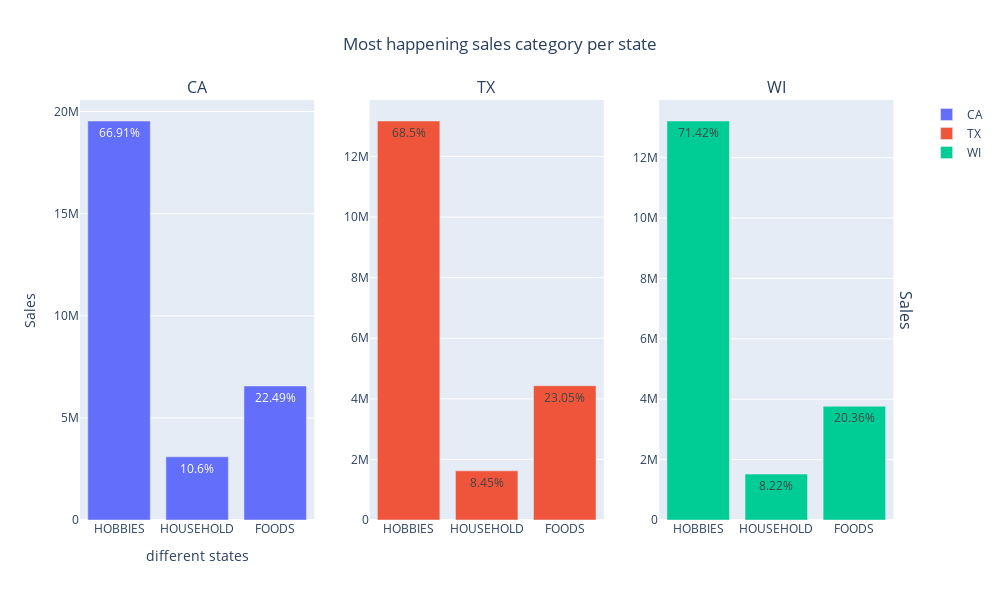

Here is the notebook cell this chart was saved with:
### Markdown cell above
Observation: food is the category the present the majority of sold products. in particular FOODS_3 is the department that has more sold products.

### Code cell
from plotly.subplots import make_subplots

def state_wise_sales(data,column_1, column_2):
  states = list(sales[column_1].unique())
  print(states)
  categ = list(sales[column_2].unique())
  print(categ)
  
  
  val=[]
  percents = []
  for i in states:
    state=sales[sales['state_id']==i]
    value=state.groupby(column_2).sum()
    total_sales=value.iloc[:].sum(axis=1)
    
    val.append(list(total_sales.values))
    percents.append([str(np.round(i*(100/sum(total_sales.values)),2))+ '%'  for i in total_sales.values])

  fig = make_subplots(rows=1, cols=3,subplot_titles= states, row_titles=['Sales'])

  fig.add_trace(go.Bar(x=categ, y=val[0], name = states[0], text= percents[0]),1,1)
  fig.add_trace(go.Bar(x=categ, y=val[1], name = states[1], text= percents[1]),1,2)
  fig.add_trace(go.Bar(x=categ, y=val[2], name = states[2], text= percents[2]),1,3)
  

  fig.update_layout(title='Most happening sales category per state',title_x=0.5,width=1000, height=600, xaxis_title='different states',yaxis_title='Sales')
  fig.show()
state_wise_sales(sales, 'state_id', 'cat_id')

### Figure 1 — Plotly figure (JSON) as saved in the notebook; plotly's stock layout.template omitted (floating-point values rounded to 4 significant figures)
{"data": [{"name": "CA", "text": ["66.91%", "10.6%", "22.49%"], "type": "bar", "x": ["HOBBIES", "HOUSEHOLD", "FOODS"], "xaxis": "x", "y": [19535863, 3095587, 6565267], "yaxis": "y"}, {"name": "TX", "text": ["68.5%", "8.45%", "23.05%"], "type": "bar", "x": ["HOBBIES", "HOUSEHOLD", "FOODS"], "xaxis": "x2", "y": [13172106, 1624130, 4432169], "yaxis": "y2"}, {"name": "WI", "text": ["71.42%", "8.22%", "20.36%"], "type": "bar", "x": ["HOBBIES", "HOUSEHOLD", "FOODS"], "xaxis": "x3", "y": [13214458, 1520939, 3766654], "yaxis": "y3"}], "layout": {"annotations": [{"font": {"size": 16}, "showarrow": false, "text": "CA", "x": 0.1411, "xanchor": "center", "xref": "paper", "y": 1, "yanchor": "bottom", "yref": "paper"}, {"font": {"size": 16}, "showarrow": false, "text": "TX", "x": 0.49, "xanchor": "center", "xref": "paper", "y": 1, "yanchor": "bottom", "yref": "paper"}, {"font": {"size": 16}, "showarrow": false, "text": "WI", "x": 0.8389, "xanchor": "center", "xref": "paper", "y": 1, "yanchor": "bottom", "yref": "paper"}, {"font": {"size": 16}, "showarrow": false, "text": "Sales", "textangle": 90, "x": 0.98, "xanchor": "left", "xref": "paper", "y": 0.5, "yanchor": "middle", "yref": "paper"}], "height": 600, "title": {"text": "Most happening sales category per state", "x": 0.5}, "width": 1000, "xaxis": {"anchor": "y", "domain": [0, 0.2822], "title": {"text": "different states"}}, "xaxis2": {"anchor": "y2", "domain": [0.3489, 0.6311]}, "xaxis3": {"anchor": "y3", "domain": [0.6978, 0.98]}, "yaxis": {"anchor": "x", "domain": [0, 1], "title": {"text": "Sales"}}, "yaxis2": {"anchor": "x2", "domain": [0, 1]}, "yaxis3": {"anchor": "x3", "domain": [0, 1]}}}
